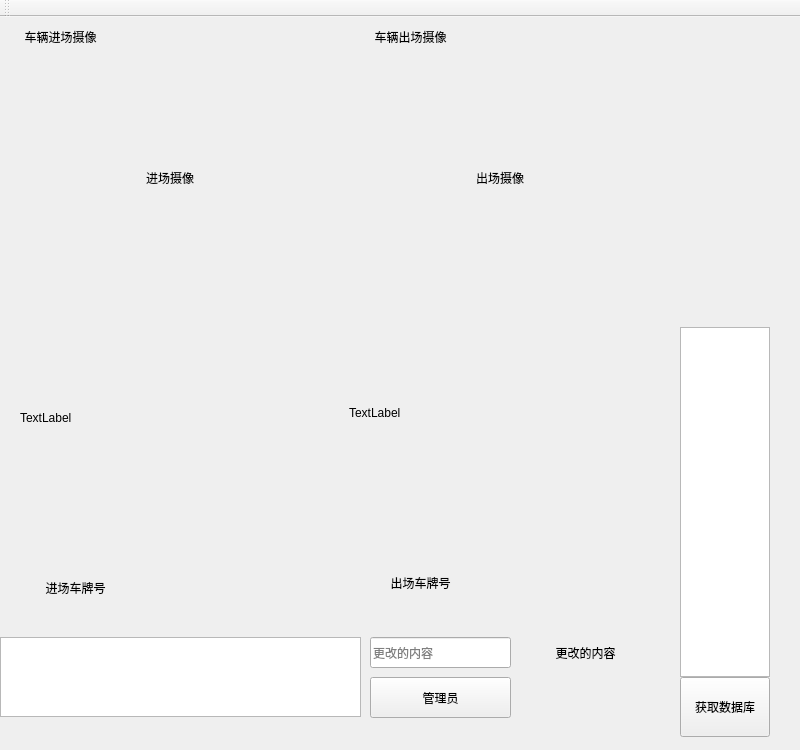
<?xml version="1.0" encoding="UTF-8"?>
<ui version="4.0">
 <class>MainWindow</class>
 <widget class="QMainWindow" name="MainWindow">
  <property name="geometry">
   <rect>
    <x>0</x>
    <y>0</y>
    <width>800</width>
    <height>750</height>
   </rect>
  </property>
  <property name="windowTitle">
   <string>MainWindow</string>
  </property>
  <widget class="QWidget" name="centralWidget">
   <widget class="QPushButton" name="pushButton">
    <property name="geometry">
     <rect>
      <x>680</x>
      <y>660</y>
      <width>90</width>
      <height>60</height>
     </rect>
    </property>
    <property name="text">
     <string>获取数据库</string>
    </property>
   </widget>
   <widget class="QLabel" name="label">
    <property name="geometry">
     <rect>
      <x>20</x>
      <y>50</y>
      <width>300</width>
      <height>221</height>
     </rect>
    </property>
    <property name="text">
     <string>进场摄像</string>
    </property>
    <property name="alignment">
     <set>Qt::AlignCenter</set>
    </property>
   </widget>
   <widget class="QTableWidget" name="tableWidget">
    <property name="geometry">
     <rect>
      <x>0</x>
      <y>620</y>
      <width>361</width>
      <height>80</height>
     </rect>
    </property>
   </widget>
   <widget class="QLabel" name="label_2">
    <property name="geometry">
     <rect>
      <x>0</x>
      <y>550</y>
      <width>151</width>
      <height>41</height>
     </rect>
    </property>
    <property name="text">
     <string>进场车牌号</string>
    </property>
    <property name="alignment">
     <set>Qt::AlignCenter</set>
    </property>
   </widget>
   <widget class="QListWidget" name="listWidget">
    <property name="geometry">
     <rect>
      <x>680</x>
      <y>310</y>
      <width>90</width>
      <height>350</height>
     </rect>
    </property>
   </widget>
   <widget class="QLabel" name="label_3">
    <property name="geometry">
     <rect>
      <x>350</x>
      <y>50</y>
      <width>300</width>
      <height>221</height>
     </rect>
    </property>
    <property name="text">
     <string>出场摄像</string>
    </property>
    <property name="alignment">
     <set>Qt::AlignCenter</set>
    </property>
   </widget>
   <widget class="QLabel" name="label_4">
    <property name="geometry">
     <rect>
      <x>0</x>
      <y>0</y>
      <width>121</width>
      <height>40</height>
     </rect>
    </property>
    <property name="text">
     <string>车辆进场摄像</string>
    </property>
    <property name="alignment">
     <set>Qt::AlignCenter</set>
    </property>
   </widget>
   <widget class="QLabel" name="label_5">
    <property name="geometry">
     <rect>
      <x>350</x>
      <y>0</y>
      <width>121</width>
      <height>40</height>
     </rect>
    </property>
    <property name="text">
     <string>车辆出场摄像</string>
    </property>
    <property name="alignment">
     <set>Qt::AlignCenter</set>
    </property>
   </widget>
   <widget class="QLabel" name="label_6">
    <property name="geometry">
     <rect>
      <x>350</x>
      <y>550</y>
      <width>141</width>
      <height>31</height>
     </rect>
    </property>
    <property name="text">
     <string>出场车牌号</string>
    </property>
    <property name="alignment">
     <set>Qt::AlignCenter</set>
    </property>
   </widget>
   <widget class="QPushButton" name="pushButton_2">
    <property name="geometry">
     <rect>
      <x>370</x>
      <y>660</y>
      <width>141</width>
      <height>41</height>
     </rect>
    </property>
    <property name="text">
     <string>管理员</string>
    </property>
   </widget>
   <widget class="QLabel" name="label_7">
    <property name="geometry">
     <rect>
      <x>510</x>
      <y>620</y>
      <width>151</width>
      <height>31</height>
     </rect>
    </property>
    <property name="text">
     <string>更改的内容</string>
    </property>
    <property name="alignment">
     <set>Qt::AlignCenter</set>
    </property>
   </widget>
   <widget class="QLineEdit" name="lineEdit">
    <property name="geometry">
     <rect>
      <x>370</x>
      <y>620</y>
      <width>141</width>
      <height>31</height>
     </rect>
    </property>
    <property name="placeholderText">
     <string>更改的内容</string>
    </property>
   </widget>
   <widget class="QLabel" name="label_8">
    <property name="geometry">
     <rect>
      <x>20</x>
      <y>290</y>
      <width>301</width>
      <height>221</height>
     </rect>
    </property>
    <property name="text">
     <string>TextLabel</string>
    </property>
   </widget>
   <widget class="QLabel" name="label_9">
    <property name="geometry">
     <rect>
      <x>349</x>
      <y>280</y>
      <width>311</width>
      <height>231</height>
     </rect>
    </property>
    <property name="text">
     <string>TextLabel</string>
    </property>
   </widget>
   <zorder>pushButton</zorder>
   <zorder>listWidget</zorder>
   <zorder>label</zorder>
   <zorder>tableWidget</zorder>
   <zorder>label_2</zorder>
   <zorder>label_3</zorder>
   <zorder>label_4</zorder>
   <zorder>label_5</zorder>
   <zorder>label_6</zorder>
   <zorder>pushButton_2</zorder>
   <zorder>label_7</zorder>
   <zorder>lineEdit</zorder>
   <zorder>label_8</zorder>
   <zorder>label_9</zorder>
  </widget>
  <widget class="QToolBar" name="mainToolBar">
   <attribute name="toolBarArea">
    <enum>TopToolBarArea</enum>
   </attribute>
   <attribute name="toolBarBreak">
    <bool>false</bool>
   </attribute>
  </widget>
 </widget>
 <layoutdefault spacing="6" margin="11"/>
 <resources/>
 <connections/>
</ui>
